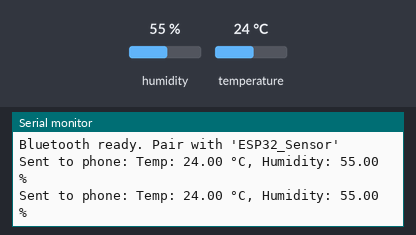
Recording of a sketch running on a simulated ESP32. Parts: the last lines printed to the serial monitor. Inputs (shaded band) come from the test bench; at power-on: humidity 55 %, temperature 24 °C. Nothing arrives over Bluetooth unless stated.

Above: at 5.8 s.
5.9 s: humidity set to 22 %
At 11.4 s:
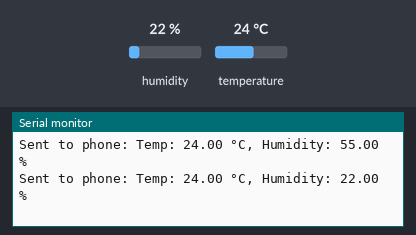
11.9 s: temperature set to 12 °C
At 16.0 s:
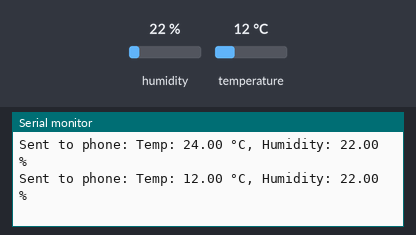
17.9 s: humidity set to 40 %
At 20.7 s:
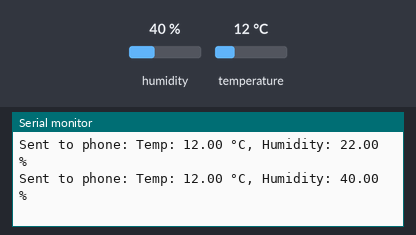
Timing chart, 0 to 22.2 s (numbered marks = the images above; inputs shaded):
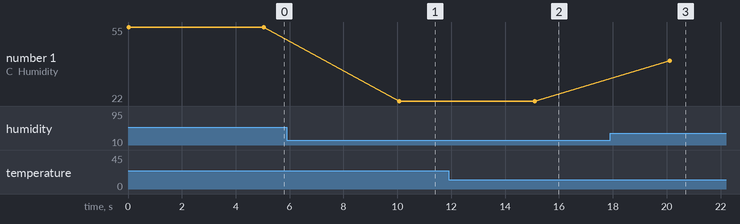

Measured:
- after the input at 5.9 s, the serial monitor: prints a new line after 4.2 s (image 1)
- after the input at 11.9 s, the serial monitor: prints a new line after 3.2 s (image 2)
- after the input at 17.9 s, the serial monitor: prints a new line after 2.2 s (image 3)
- plotted number 1: 55 → 22 after the input at 5.9 s, 22 → 40 after the input at 17.9 s

The sketch:

bluetooth_send_Data.ino
```cpp
#include "BluetoothSerial.h"  // Library for Bluetooth communication
#include "DHT.h"              // Library for DHT sensor

#define DHTPIN 4              // GPIO pin where DHT11 is connected
#define DHTTYPE DHT11         // type of DHT sensor used

DHT dht(DHTPIN, DHTTYPE);     // Create a DHT object with specified pin and type
BluetoothSerial SerialBT;     // Create a BluetoothSerial object

void setup() {
  Serial.begin(115200);               // Start serial communication with the computer
  dht.begin();                        // Initialize the DHT sensor
  SerialBT.begin("ESP32_Sensor");     // Start Bluetooth with the device name "ESP32_Sensor"
  Serial.println("Bluetooth ready. Pair with 'ESP32_Sensor'"); // Confirmation message
}

void loop() {
  float temp = dht.readTemperature(); // Read temperature from DHT sensor
  float hum  = dht.readHumidity();    // Read humidity from DHT sensor

  // Check if reading failed (returns NaN), skip this cycle if so
  if (isnan(temp) || isnan(hum)) {
    delay(2000);                      // Wait before retrying
    return;
  }

  // Combine temperature and humidity data into a formatted string
  String data = "Temp: " + String(temp) + " °C, Humidity: " + String(hum) + " %";

  SerialBT.println(data);             // Send data over Bluetooth to the paired device
  Serial.println("Sent to phone: " + data);  // Also print data on Serial Monitor

  delay(5000);                        // Wait 5 seconds before next reading
}
```
